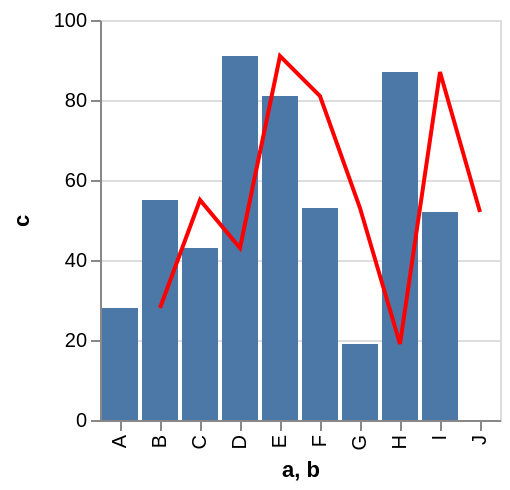

The specification (Vega-Lite) saved for this image:
### Vega specification from a JSON file in a GitHub repository (floating-point values rounded to 4 significant figures)
{"$schema": "https://vega.github.io/schema/vega/v4.json", "autosize": "pad", "padding": 5, "height": 200, "style": "cell", "data": [{"name": "source_0", "values": [{"a": "A", "b": "B", "c": 28}, {"a": "B", "b": "C", "c": 55}, {"a": "C", "b": "D", "c": 43}, {"a": "D", "b": "E", "c": 91}, {"a": "E", "b": "F", "c": 81}, {"a": "F", "b": "G", "c": 53}, {"a": "G", "b": "H", "c": 19}, {"a": "H", "b": "I", "c": 87}, {"a": "I", "b": "J", "c": 52}]}], "signals": [{"name": "x_step", "value": 20}, {"name": "width", "update": "bandspace(domain('x').length, 0.1, 0.05) * x_step"}], "marks": [{"name": "layer_0_marks", "type": "rect", "style": ["bar"], "from": {"data": "source_0"}, "encode": {"update": {"fill": [{"test": "datum[\"c\"] === null || isNaN(datum[\"c\"])", "value": null}, {"value": "#4c78a8"}], "tooltip": {"signal": "{\"a\": ''+datum[\"a\"], \"c\": format(datum[\"c\"], \"\")}"}, "x": {"scale": "x", "field": "a"}, "width": {"scale": "x", "band": true}, "y": {"scale": "y", "field": "c"}, "y2": {"scale": "y", "value": 0}}}}, {"name": "layer_1_marks", "type": "line", "style": ["line"], "sort": {"field": "datum[\"b\"]", "order": "descending"}, "from": {"data": "source_0"}, "encode": {"update": {"stroke": {"value": "red"}, "tooltip": {"signal": "{\"b\": ''+datum[\"b\"], \"c\": format(datum[\"c\"], \"\")}"}, "x": {"scale": "x", "field": "b", "band": 0.5}, "y": {"scale": "y", "field": "c"}, "defined": {"signal": "datum[\"c\"] !== null && !isNaN(datum[\"c\"])"}}}}], "scales": [{"name": "x", "type": "band", "domain": {"data": "source_0", "fields": ["a", "b"], "sort": true}, "range": {"step": {"signal": "x_step"}}, "paddingInner": 0.1, "paddingOuter": 0.05}, {"name": "y", "type": "linear", "domain": {"data": "source_0", "field": "c"}, "range": [{"signal": "height"}, 0], "nice": true, "zero": true}], "axes": [{"scale": "x", "orient": "bottom", "grid": false, "title": "a, b", "labelAlign": "right", "labelAngle": 270, "labelBaseline": "middle", "labelOverlap": true, "zindex": 1}, {"scale": "y", "orient": "left", "grid": false, "title": "c", "labelOverlap": true, "tickCount": {"signal": "floor(height/40) + 1"}, "zindex": 1}, {"scale": "y", "orient": "left", "gridScale": "x", "grid": true, "tickCount": {"signal": "floor(height/40) + 1"}, "domain": false, "labels": false, "maxExtent": 0, "minExtent": 0, "ticks": false, "zindex": 0}], "config": {"axisY": {"minExtent": 30}}}
